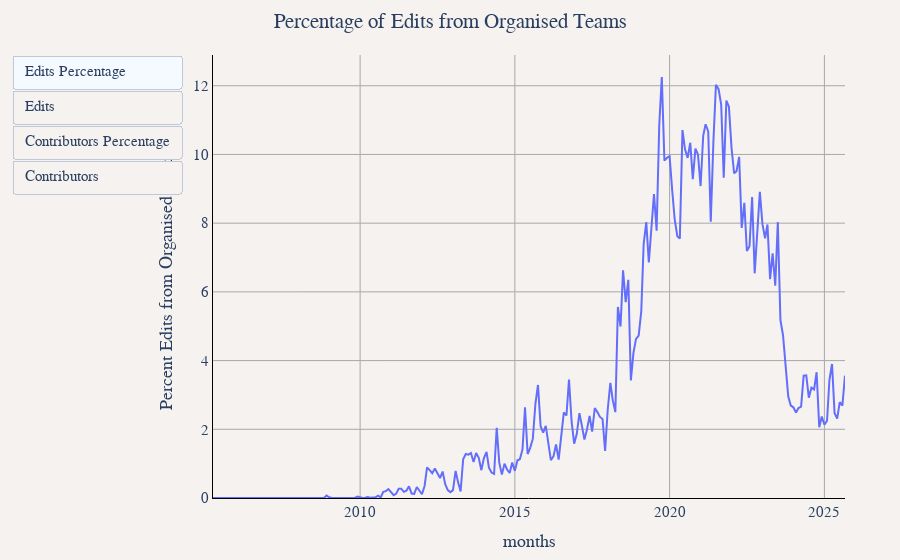

Source (notebook cell):
### Markdown cell above
## Total and Percent of Edits and Contributors from Organised Teams Per Month

### Code cell
# Organised teams statistics per month
df = duckdb.sql("""
WITH monthly_total AS (
    SELECT 
        year,
        month,
        CONCAT(year, '-', LPAD(CAST(month as VARCHAR), 2, '0')) as months,
        COUNT(DISTINCT user_name) as total_contributors,
        CAST(SUM(edit_count) as BIGINT) as total_edits
    FROM '../changeset_data/year=*/month=*/*.parquet'
    GROUP BY year, month
),
monthly_organised_team AS (
    SELECT 
        year,
        month,
        CONCAT(year, '-', LPAD(CAST(month as VARCHAR), 2, '0')) as months,
        COUNT(DISTINCT user_name) as team_contributors,
        CAST(SUM(edit_count) as BIGINT) as team_edits
    FROM '../changeset_data/year=*/month=*/*.parquet'
    WHERE organised_team IS NOT NULL
    GROUP BY year, month
)
SELECT 
    mt.months,
    mt.total_contributors as "Total Contributors",
    COALESCE(mot.team_contributors, 0) as "Organised Team Contributors",
    mt.total_edits as "Total Edits",
    COALESCE(mot.team_edits, 0) as "Organised Team Edits",
    ROUND((COALESCE(mot.team_contributors, 0) * 100.0) / mt.total_contributors, 2) as "Percent Contributors from Organised Teams",
    ROUND((COALESCE(mot.team_edits, 0) * 100.0) / mt.total_edits, 2) as "Percent Edits from Organised Teams"
FROM monthly_total mt
LEFT JOIN monthly_organised_team mot ON mt.year = mot.year AND mt.month = mot.month
ORDER BY mt.year, mt.month
""").df()

util.show_figure(
    [
        util.FigureConfig(
            title="Percentage of Edits from Organised Teams",
            label="Edits Percentage",
            x_col="months",
            y_col="Percent Edits from Organised Teams",
            y_unit_hover_template="%",
            query_or_df=df,
        ),
        util.FigureConfig(
            title="Monthly Edits from Organised Teams",
            label="Edits",
            x_col="months",
            y_col="Organised Team Edits",
            query_or_df=df,
        ),
        util.FigureConfig(
            title="Percentage of Contributors from Organised Teams",
            label="Contributors Percentage",
            x_col="months",
            y_col="Percent Contributors from Organised Teams",
            y_unit_hover_template="%",
            query_or_df=df,
        ),
        util.FigureConfig(
            title="Monthly Contributors from Organised Teams",
            label="Contributors",
            x_col="months",
            y_col="Organised Team Contributors",
            query_or_df=df,
        ),
    ]
)

### Figure 1 — Plotly figure (JSON) as saved in the notebook; plotly's stock layout.template omitted (floating-point values rounded to 4 significant figures; data arrays with more than 128 entries replaced by an {"elided": "..."} marker saying what was removed)
{"data": [{"hovertemplate": "Percent Edits from Organised Teams<br>%{x}<br>%{y:,} %<extra></extra>", "name": "Percent Edits from Organised Teams", "type": "scatter", "visible": true, "x": {"elided": "246 str values"}, "y": {"elided": "246 float values"}}, {"hovertemplate": "Percent Edits from Organised Teams<br>%{x}<br>%{y:,} Organised Team Edits<extra></extra>", "name": "Percent Edits from Organised Teams", "type": "scatter", "visible": false, "x": {"elided": "246 str values"}, "y": {"elided": "246 int values"}}, {"hovertemplate": "Percent Edits from Organised Teams<br>%{x}<br>%{y:,} %<extra></extra>", "name": "Percent Edits from Organised Teams", "type": "scatter", "visible": false, "x": {"elided": "246 str values"}, "y": {"elided": "246 float values"}}, {"hovertemplate": "Percent Edits from Organised Teams<br>%{x}<br>%{y:,} Organised Team Contributors<extra></extra>", "name": "Percent Edits from Organised Teams", "type": "scatter", "visible": false, "x": {"elided": "246 str values"}, "y": {"elided": "246 int values"}}], "layout": {"barmode": "stack", "font": {"family": "Times", "size": 15}, "margin": {"b": 55, "l": 55, "r": 55, "t": 55}, "paper_bgcolor": "#f5f2f0", "plot_bgcolor": "#f5f2f0", "title": {"text": "Percentage of Edits from Organised Teams", "x": 0.5}, "updatemenus": [{"buttons": [{"args": [{"visible": [true, false, false, false]}, {"title.text": "Percentage of Edits from Organised Teams", "xaxis.title.text": "months", "yaxis.title.text": "Percent Edits from Organised Teams"}], "label": "Edits Percentage", "method": "update"}, {"args": [{"visible": [false, true, false, false]}, {"title.text": "Monthly Edits from Organised Teams", "xaxis.title.text": "months", "yaxis.title.text": "Organised Team Edits"}], "label": "Edits", "method": "update"}, {"args": [{"visible": [false, false, true, false]}, {"title.text": "Percentage of Contributors from Organised Teams", "xaxis.title.text": "months", "yaxis.title.text": "Percent Contributors from Organised Teams"}], "label": "Contributors Percentage", "method": "update"}, {"args": [{"visible": [false, false, false, true]}, {"title.text": "Monthly Contributors from Organised Teams", "xaxis.title.text": "months", "yaxis.title.text": "Organised Team Contributors"}], "label": "Contributors", "method": "update"}], "type": "buttons"}], "xaxis": {"gridcolor": "darkgray", "linecolor": "black", "showgrid": true, "tickcolor": "black", "title": {"text": "months"}, "zerolinecolor": "darkgray"}, "yaxis": {"gridcolor": "darkgray", "linecolor": "black", "rangemode": "tozero", "showgrid": true, "tickcolor": "black", "title": {"text": "Percent Edits from Organised Teams"}, "zerolinecolor": "darkgray"}}}
